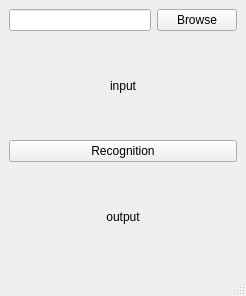
<?xml version="1.0" encoding="UTF-8"?>
<ui version="4.0">
 <class>MainWindow</class>
 <widget class="QMainWindow" name="MainWindow">
  <property name="geometry">
   <rect>
    <x>0</x>
    <y>0</y>
    <width>246</width>
    <height>296</height>
   </rect>
  </property>
  <property name="windowTitle">
   <string>MainWindow</string>
  </property>
  <widget class="QWidget" name="centralwidget">
   <layout class="QVBoxLayout" name="verticalLayout">
    <item>
     <layout class="QHBoxLayout" name="horizontalLayout">
      <item>
       <widget class="QLineEdit" name="tb_path"/>
      </item>
      <item>
       <widget class="QPushButton" name="btn_browse">
        <property name="text">
         <string>Browse</string>
        </property>
       </widget>
      </item>
     </layout>
    </item>
    <item>
     <widget class="QLabel" name="lbl_preview">
      <property name="sizePolicy">
       <sizepolicy hsizetype="Expanding" vsizetype="Preferred">
        <horstretch>0</horstretch>
        <verstretch>0</verstretch>
       </sizepolicy>
      </property>
      <property name="maximumSize">
       <size>
        <width>256</width>
        <height>256</height>
       </size>
      </property>
      <property name="text">
       <string>input</string>
      </property>
      <property name="scaledContents">
       <bool>true</bool>
      </property>
      <property name="alignment">
       <set>Qt::AlignCenter</set>
      </property>
     </widget>
    </item>
    <item>
     <widget class="QPushButton" name="btn_recognition">
      <property name="text">
       <string>Recognition</string>
      </property>
     </widget>
    </item>
    <item>
     <widget class="QLabel" name="lbl_output">
      <property name="text">
       <string>output</string>
      </property>
      <property name="alignment">
       <set>Qt::AlignCenter</set>
      </property>
     </widget>
    </item>
   </layout>
  </widget>
  <widget class="QMenuBar" name="menubar">
   <property name="geometry">
    <rect>
     <x>0</x>
     <y>0</y>
     <width>246</width>
     <height>22</height>
    </rect>
   </property>
  </widget>
  <widget class="QStatusBar" name="statusbar"/>
 </widget>
 <resources/>
 <connections/>
</ui>
